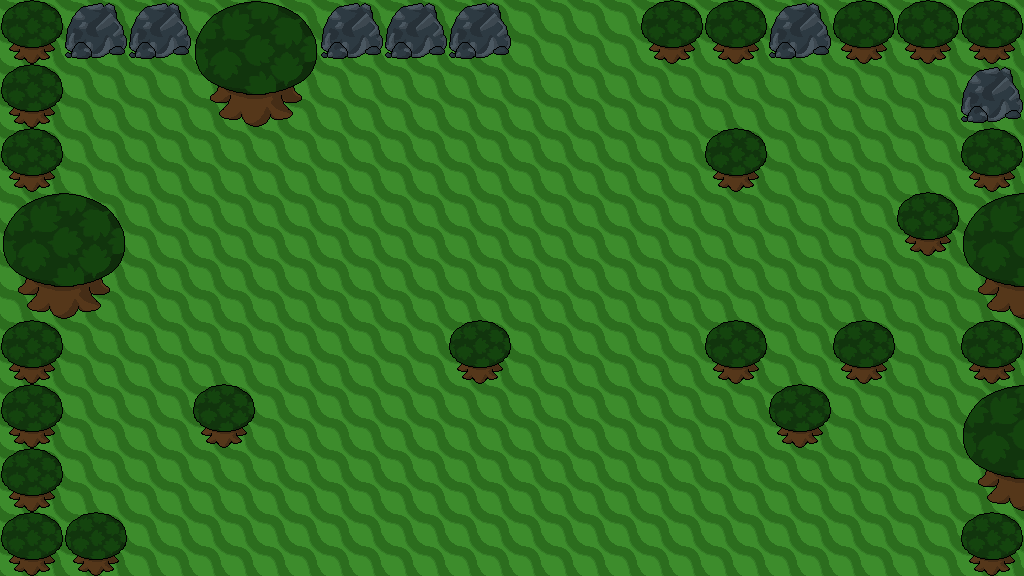

This game map was drawn from its Tiled (.tmx) file and the tilesets committed beside it. A one-line description and the full map source follow:
An orthogonal 16x9 tile map with 64x64 px tiles, 1 tile layer (Tile Layer 1).

<map version="1.0" orientation="orthogonal" width="16" height="9" tilewidth="64" tileheight="64">
 <tileset firstgid="1" name="backgroundTiles" tilewidth="64" tileheight="64">
  <image source="../backgroundTiles.png" width="12480" height="64" />
 </tileset>
 <layer name="Tile Layer 1" width="16" height="9">
  <data encoding="csv">
105,106,106,108,109,106,106,106,4,4,105,105,106,105,105,105,
105,4,4,110,111,4,4,4,4,4,4,4,4,4,4,106,
105,4,4,4,4,4,4,4,4,4,4,105,4,4,4,105,
108,109,4,4,4,4,4,4,4,4,4,4,4,4,105,108,
110,111,4,4,4,4,4,4,4,4,4,54,54,54,54,110,
105,4,4,4,4,4,4,105,4,4,4,105,4,105,54,105,
105,4,4,105,4,4,4,4,4,4,4,54,105,4,54,108,
105,4,4,4,4,4,4,4,4,4,4,54,4,54,54,110,
105,105,4,4,4,4,4,4,4,4,4,4,4,4,4,105
</data>
 </layer>
</map>
